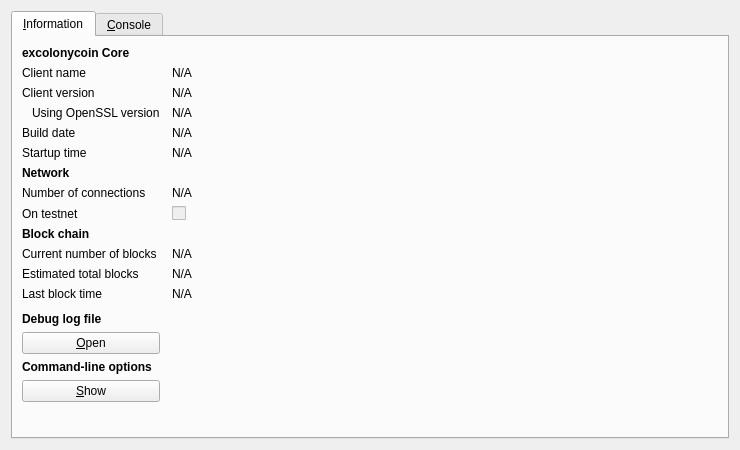
<?xml version="1.0" encoding="UTF-8"?>
<ui version="4.0">
 <class>RPCConsole</class>
 <widget class="QDialog" name="RPCConsole">
  <property name="geometry">
   <rect>
    <x>0</x>
    <y>0</y>
    <width>740</width>
    <height>450</height>
   </rect>
  </property>
  <property name="windowTitle">
   <string>excolonycoin - Debug window</string>
  </property>
  <layout class="QVBoxLayout" name="verticalLayout_2">
   <item>
    <widget class="QTabWidget" name="tabWidget">
     <property name="currentIndex">
      <number>0</number>
     </property>
     <widget class="QWidget" name="tab_info">
      <attribute name="title">
       <string>&amp;Information</string>
      </attribute>
      <layout class="QGridLayout" name="gridLayout" columnstretch="0,1">
       <property name="horizontalSpacing">
        <number>12</number>
       </property>
       <item row="0" column="0">
        <widget class="QLabel" name="label_9">
         <property name="font">
          <font>
           <weight>75</weight>
           <bold>true</bold>
          </font>
         </property>
         <property name="text">
          <string>excolonycoin Core</string>
         </property>
        </widget>
       </item>
       <item row="1" column="0">
        <widget class="QLabel" name="label_5">
         <property name="text">
          <string>Client name</string>
         </property>
        </widget>
       </item>
       <item row="1" column="1">
        <widget class="QLabel" name="clientName">
         <property name="cursor">
          <cursorShape>IBeamCursor</cursorShape>
         </property>
         <property name="text">
          <string>N/A</string>
         </property>
         <property name="textFormat">
          <enum>Qt::PlainText</enum>
         </property>
         <property name="textInteractionFlags">
          <set>Qt::LinksAccessibleByMouse|Qt::TextSelectableByKeyboard|Qt::TextSelectableByMouse</set>
         </property>
        </widget>
       </item>
       <item row="2" column="0">
        <widget class="QLabel" name="label_6">
         <property name="text">
          <string>Client version</string>
         </property>
        </widget>
       </item>
       <item row="2" column="1">
        <widget class="QLabel" name="clientVersion">
         <property name="cursor">
          <cursorShape>IBeamCursor</cursorShape>
         </property>
         <property name="text">
          <string>N/A</string>
         </property>
         <property name="textFormat">
          <enum>Qt::PlainText</enum>
         </property>
         <property name="textInteractionFlags">
          <set>Qt::LinksAccessibleByMouse|Qt::TextSelectableByKeyboard|Qt::TextSelectableByMouse</set>
         </property>
        </widget>
       </item>
       <item row="3" column="0">
        <widget class="QLabel" name="label_14">
         <property name="text">
          <string>Using OpenSSL version</string>
         </property>
         <property name="indent">
          <number>10</number>
         </property>
        </widget>
       </item>
       <item row="3" column="1">
        <widget class="QLabel" name="openSSLVersion">
         <property name="cursor">
          <cursorShape>IBeamCursor</cursorShape>
         </property>
         <property name="text">
          <string>N/A</string>
         </property>
         <property name="textFormat">
          <enum>Qt::PlainText</enum>
         </property>
         <property name="textInteractionFlags">
          <set>Qt::LinksAccessibleByMouse|Qt::TextSelectableByKeyboard|Qt::TextSelectableByMouse</set>
         </property>
        </widget>
       </item>
       <item row="4" column="0">
        <widget class="QLabel" name="label_12">
         <property name="text">
          <string>Build date</string>
         </property>
        </widget>
       </item>
       <item row="4" column="1">
        <widget class="QLabel" name="buildDate">
         <property name="cursor">
          <cursorShape>IBeamCursor</cursorShape>
         </property>
         <property name="text">
          <string>N/A</string>
         </property>
         <property name="textFormat">
          <enum>Qt::PlainText</enum>
         </property>
         <property name="textInteractionFlags">
          <set>Qt::LinksAccessibleByMouse|Qt::TextSelectableByKeyboard|Qt::TextSelectableByMouse</set>
         </property>
        </widget>
       </item>
       <item row="5" column="0">
        <widget class="QLabel" name="label_13">
         <property name="text">
          <string>Startup time</string>
         </property>
        </widget>
       </item>
       <item row="5" column="1">
        <widget class="QLabel" name="startupTime">
         <property name="cursor">
          <cursorShape>IBeamCursor</cursorShape>
         </property>
         <property name="text">
          <string>N/A</string>
         </property>
         <property name="textFormat">
          <enum>Qt::PlainText</enum>
         </property>
         <property name="textInteractionFlags">
          <set>Qt::LinksAccessibleByMouse|Qt::TextSelectableByKeyboard|Qt::TextSelectableByMouse</set>
         </property>
        </widget>
       </item>
       <item row="6" column="0">
        <widget class="QLabel" name="label_11">
         <property name="font">
          <font>
           <weight>75</weight>
           <bold>true</bold>
          </font>
         </property>
         <property name="text">
          <string>Network</string>
         </property>
        </widget>
       </item>
       <item row="7" column="0">
        <widget class="QLabel" name="label_7">
         <property name="text">
          <string>Number of connections</string>
         </property>
        </widget>
       </item>
       <item row="7" column="1">
        <widget class="QLabel" name="numberOfConnections">
         <property name="cursor">
          <cursorShape>IBeamCursor</cursorShape>
         </property>
         <property name="text">
          <string>N/A</string>
         </property>
         <property name="textFormat">
          <enum>Qt::PlainText</enum>
         </property>
         <property name="textInteractionFlags">
          <set>Qt::LinksAccessibleByMouse|Qt::TextSelectableByKeyboard|Qt::TextSelectableByMouse</set>
         </property>
        </widget>
       </item>
       <item row="8" column="0">
        <widget class="QLabel" name="label_8">
         <property name="text">
          <string>On testnet</string>
         </property>
        </widget>
       </item>
       <item row="8" column="1">
        <widget class="QCheckBox" name="isTestNet">
         <property name="enabled">
          <bool>false</bool>
         </property>
         <property name="text">
          <string/>
         </property>
        </widget>
       </item>
       <item row="9" column="0">
        <widget class="QLabel" name="label_10">
         <property name="font">
          <font>
           <weight>75</weight>
           <bold>true</bold>
          </font>
         </property>
         <property name="text">
          <string>Block chain</string>
         </property>
        </widget>
       </item>
       <item row="10" column="0">
        <widget class="QLabel" name="label_3">
         <property name="text">
          <string>Current number of blocks</string>
         </property>
        </widget>
       </item>
       <item row="10" column="1">
        <widget class="QLabel" name="numberOfBlocks">
         <property name="cursor">
          <cursorShape>IBeamCursor</cursorShape>
         </property>
         <property name="text">
          <string>N/A</string>
         </property>
         <property name="textFormat">
          <enum>Qt::PlainText</enum>
         </property>
         <property name="textInteractionFlags">
          <set>Qt::LinksAccessibleByMouse|Qt::TextSelectableByKeyboard|Qt::TextSelectableByMouse</set>
         </property>
        </widget>
       </item>
       <item row="11" column="0">
        <widget class="QLabel" name="label_4">
         <property name="text">
          <string>Estimated total blocks</string>
         </property>
        </widget>
       </item>
       <item row="11" column="1">
        <widget class="QLabel" name="totalBlocks">
         <property name="cursor">
          <cursorShape>IBeamCursor</cursorShape>
         </property>
         <property name="text">
          <string>N/A</string>
         </property>
         <property name="textFormat">
          <enum>Qt::PlainText</enum>
         </property>
         <property name="textInteractionFlags">
          <set>Qt::LinksAccessibleByMouse|Qt::TextSelectableByKeyboard|Qt::TextSelectableByMouse</set>
         </property>
        </widget>
       </item>
       <item row="12" column="0">
        <widget class="QLabel" name="label_2">
         <property name="text">
          <string>Last block time</string>
         </property>
        </widget>
       </item>
       <item row="12" column="1">
        <widget class="QLabel" name="lastBlockTime">
         <property name="cursor">
          <cursorShape>IBeamCursor</cursorShape>
         </property>
         <property name="text">
          <string>N/A</string>
         </property>
         <property name="textFormat">
          <enum>Qt::PlainText</enum>
         </property>
         <property name="textInteractionFlags">
          <set>Qt::LinksAccessibleByMouse|Qt::TextSelectableByKeyboard|Qt::TextSelectableByMouse</set>
         </property>
        </widget>
       </item>
       <item row="13" column="0">
        <spacer name="verticalSpacer_2">
         <property name="orientation">
          <enum>Qt::Vertical</enum>
         </property>
         <property name="sizeHint" stdset="0">
          <size>
           <width>20</width>
           <height>20</height>
          </size>
         </property>
        </spacer>
       </item>
       <item row="14" column="0">
        <widget class="QLabel" name="labelDebugLogfile">
         <property name="font">
          <font>
           <weight>75</weight>
           <bold>true</bold>
          </font>
         </property>
         <property name="text">
          <string>Debug log file</string>
         </property>
        </widget>
       </item>
       <item row="15" column="0">
        <widget class="QPushButton" name="openDebugLogfileButton">
         <property name="toolTip">
          <string>Open the excolonycoin debug log file from the current data directory. This can take a few seconds for large log files.</string>
         </property>
         <property name="text">
          <string>&amp;Open</string>
         </property>
         <property name="autoDefault">
          <bool>false</bool>
         </property>
        </widget>
       </item>
       <item row="16" column="0">
        <widget class="QLabel" name="labelCLOptions">
         <property name="font">
          <font>
           <weight>75</weight>
           <bold>true</bold>
          </font>
         </property>
         <property name="text">
          <string>Command-line options</string>
         </property>
        </widget>
       </item>
       <item row="17" column="0">
        <widget class="QPushButton" name="showCLOptionsButton">
         <property name="toolTip">
          <string>Show the excolonycoin-Qt help message to get a list with possible excolonycoin command-line options.</string>
         </property>
         <property name="text">
          <string>&amp;Show</string>
         </property>
         <property name="autoDefault">
          <bool>false</bool>
         </property>
        </widget>
       </item>
       <item row="18" column="0">
        <spacer name="verticalSpacer">
         <property name="orientation">
          <enum>Qt::Vertical</enum>
         </property>
         <property name="sizeHint" stdset="0">
          <size>
           <width>20</width>
           <height>40</height>
          </size>
         </property>
        </spacer>
       </item>
      </layout>
     </widget>
     <widget class="QWidget" name="tab_console">
      <attribute name="title">
       <string>&amp;Console</string>
      </attribute>
      <layout class="QVBoxLayout" name="verticalLayout_3">
       <property name="spacing">
        <number>3</number>
       </property>
       <item>
        <widget class="QTextEdit" name="messagesWidget">
         <property name="minimumSize">
          <size>
           <width>0</width>
           <height>100</height>
          </size>
         </property>
         <property name="readOnly">
          <bool>true</bool>
         </property>
         <property name="tabKeyNavigation" stdset="0">
          <bool>false</bool>
         </property>
         <property name="columnCount" stdset="0">
          <number>2</number>
         </property>
        </widget>
       </item>
       <item>
        <layout class="QHBoxLayout" name="horizontalLayout">
         <property name="spacing">
          <number>3</number>
         </property>
         <item>
          <widget class="QLabel" name="label">
           <property name="text">
            <string notr="true">&gt;</string>
           </property>
          </widget>
         </item>
         <item>
          <widget class="QLineEdit" name="lineEdit"/>
         </item>
         <item>
          <widget class="QPushButton" name="clearButton">
           <property name="maximumSize">
            <size>
             <width>24</width>
             <height>24</height>
            </size>
           </property>
           <property name="toolTip">
            <string>Clear console</string>
           </property>
           <property name="text">
            <string/>
           </property>
           <property name="icon">
            <iconset resource="../bitcoin.qrc">
             <normaloff>:/icons/remove</normaloff>:/icons/remove</iconset>
           </property>
           <property name="shortcut">
            <string notr="true">Ctrl+L</string>
           </property>
           <property name="autoDefault">
            <bool>false</bool>
           </property>
          </widget>
         </item>
        </layout>
       </item>
      </layout>
     </widget>
    </widget>
   </item>
  </layout>
 </widget>
 <resources>
  <include location="../bitcoin.qrc"/>
 </resources>
 <connections/>
</ui>
